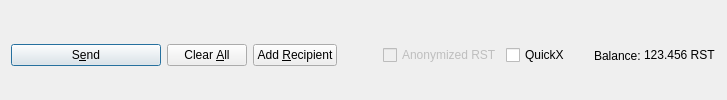
         <widget class="QFrame" name="frame_Send">
          <layout class="QHBoxLayout" name="horizontalLayout">
           <property name="bottomMargin">
            <number>0</number>
           </property>
           <item>
            <widget class="QPushButton" name="sendButton">
             <property name="minimumSize">
              <size>
               <width>150</width>
               <height>0</height>
              </size>
             </property>
             <property name="toolTip">
              <string>Confirm the send action</string>
             </property>
             <property name="text">
              <string>S&amp;end</string>
             </property>
             <property name="icon">
              <iconset resource="../rstr.qrc">
               <normaloff>:/icons/send</normaloff>:/icons/send</iconset>
             </property>
             <property name="autoDefault">
              <bool>false</bool>
             </property>
             <property name="default">
              <bool>true</bool>
             </property>
            </widget>
           </item>
           <item>
            <widget class="QPushButton" name="clearButton">
             <property name="sizePolicy">
              <sizepolicy hsizetype="Minimum" vsizetype="Fixed">
               <horstretch>0</horstretch>
               <verstretch>0</verstretch>
              </sizepolicy>
             </property>
             <property name="toolTip">
              <string>Clear all fields of the form.</string>
             </property>
             <property name="text">
              <string>Clear &amp;All</string>
             </property>
             <property name="icon">
              <iconset resource="../rstr.qrc">
               <normaloff>:/icons/remove</normaloff>:/icons/remove</iconset>
             </property>
             <property name="autoDefault">
              <bool>false</bool>
             </property>
            </widget>
           </item>
           <item>
            <widget class="QPushButton" name="addButton">
             <property name="toolTip">
              <string>Send to multiple recipients at once</string>
             </property>
             <property name="text">
              <string>Add &amp;Recipient</string>
             </property>
             <property name="icon">
              <iconset resource="../rstr.qrc">
               <normaloff>:/icons/add</normaloff>:/icons/add</iconset>
             </property>
             <property name="autoDefault">
              <bool>false</bool>
             </property>
            </widget>
           </item>
           <item>
            <spacer name="horizontalSpacer">
             <property name="orientation">
              <enum>Qt::Horizontal</enum>
             </property>
             <property name="sizeHint" stdset="0">
              <size>
               <width>40</width>
               <height>20</height>
              </size>
             </property>
            </spacer>
           </item>
           <item>
            <layout class="QHBoxLayout" name="horizontalLayout_2">
             <property name="spacing">
              <number>3</number>
             </property>
             <item>
              <widget class="QCheckBox" name="checkzRST">
               <property name="enabled">
                <bool>false</bool>
               </property>
               <property name="text">
                <string>Anonymized RST</string>
               </property>
              </widget>
             </item>
             <item>
              <widget class="QCheckBox" name="checkQuickTX">
               <property name="enabled">
                <bool>true</bool>
               </property>
               <property name="minimumSize">
                <size>
                 <width>85</width>
                 <height>0</height>
                </size>
               </property>
               <property name="text">
                <string>QuickX</string>
               </property>
              </widget>
             </item>
             <item>
              <widget class="QLabel" name="label">
               <property name="text">
                <string>Balance:</string>
               </property>
              </widget>
             </item>
             <item>
              <widget class="QLabel" name="labelBalance">
               <property name="sizePolicy">
                <sizepolicy hsizetype="Preferred" vsizetype="Fixed">
                 <horstretch>0</horstretch>
                 <verstretch>0</verstretch>
                </sizepolicy>
               </property>
               <property name="cursor">
                <cursorShape>IBeamCursor</cursorShape>
               </property>
               <property name="text">
                <string notr="true">123.456 RST</string>
               </property>
               <property name="textInteractionFlags">
                <set>Qt::LinksAccessibleByMouse|Qt::TextSelectableByKeyboard|Qt::TextSelectableByMouse</set>
               </property>
              </widget>
             </item>
            </layout>
           </item>
          </layout>
         </widget>
